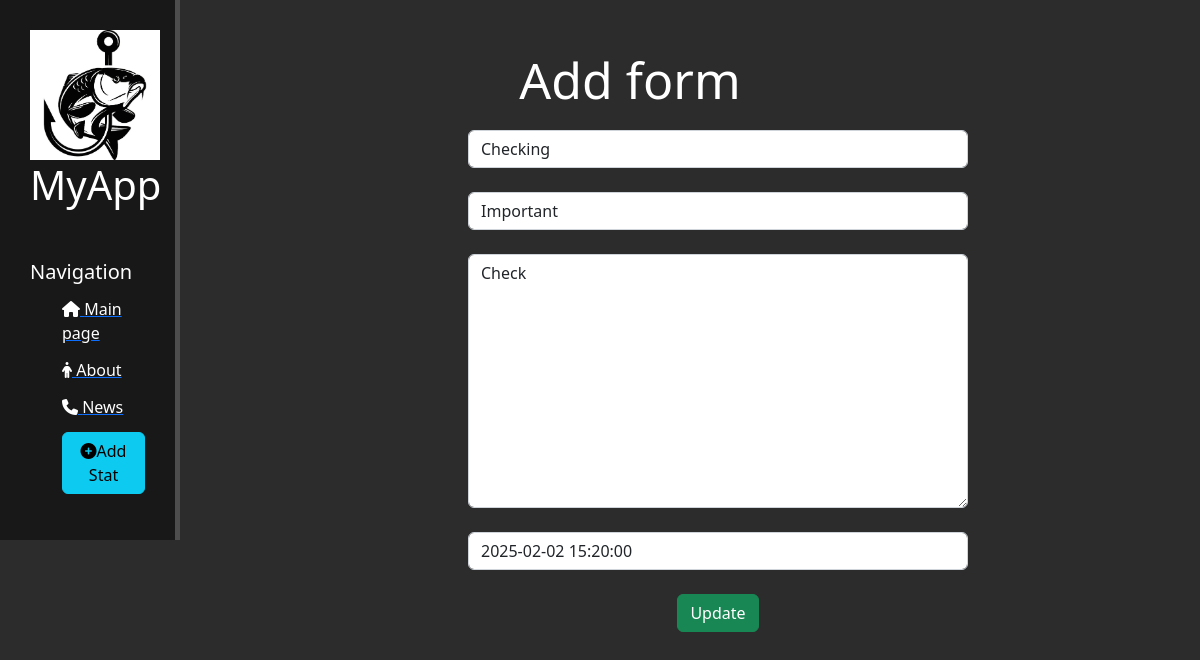
The page /news/11/update on the database its author committed.
### news/models.py (models this page shows, shortened)
class Articles(models.Model):
    title = models.CharField('Name', max_length=50)
    intro = models.CharField('Intro', max_length=250)
    full_text = models.TextField('Stat')
    date = models.DateTimeField('Data of publication')

### news/views.py (the view)
# urls.py: path('<int:pk>/update', views.NewsUpdateView.as_view(), name='news-update'),
class NewsUpdateView(UpdateView):
    model = Articles
    template_name = 'news/news_update.html'
    form_class = ArticlesForm

### news/forms.py
class ArticlesForm(ModelForm):
    class Meta:
        model = Articles
        fields = ['title', 'intro', 'full_text', 'date']
        widgets = {
            'title': TextInput(attrs={
                'class': 'form-control',
                'placeholder': 'Name of stat'
            }),
            'intro': TextInput(attrs={
                'class': 'form-control',
                'placeholder': 'Intro'
            }),
            'date': DateTimeInput(attrs={
                'class': 'form-control',
                'placeholder': 'Date of pub'
            }),
            'full_text': Textarea(attrs={
                'class': 'form-control',
                'placeholder': 'Text of stat'
            })
        }

### news/templates/news/news_update.html (shortened to what this page needs)
{% extends 'app/layout.html' %}
{% block content%}
   <div class="features">
      <h1>Add form</h1>
       <form method="post">
           {{ form.title }}<br>
           {{ form.intro }}<br>
           {{ form.full_text }}<br>
           {{ form.date }}<br>
           <button class="btn btn-success" type="submit">Update</button>
       </form>
   </div>
{% endblock %}

### app/static/app/css/main.css (style rules this page uses)
body { background: #2c2c2c; }
main .features { float: left; color: #fff; margin-top: 50px; text-align: center; width: 75%; }
main .features h1 { font-size: 50px; }
form { margin-left: 32%; width: 500px; margin-top: 20px; }

### rows shown on the page
Articles: title "Checking", intro "Important", full_text "Check", date "2025-02-02 15:20:00"
